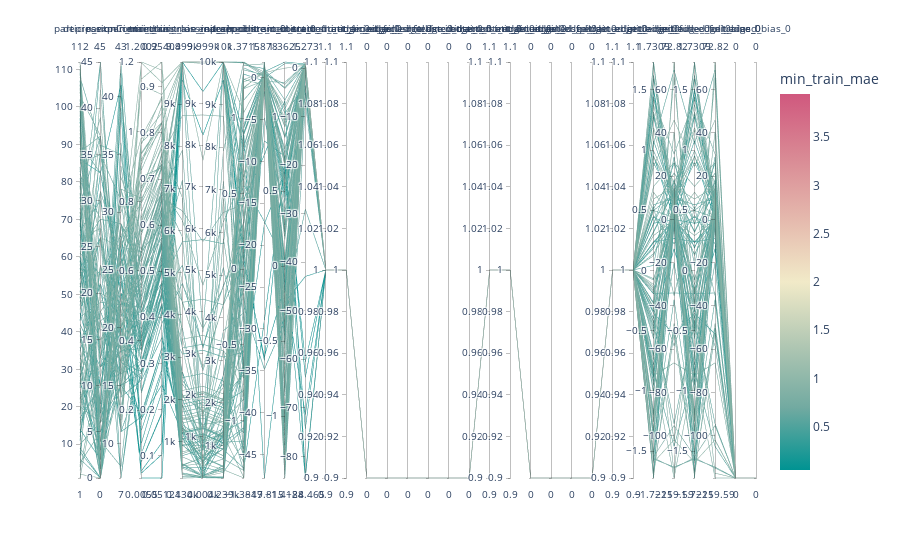

Notebook code cell kept with this figure:
### Code cell
fig = px.parallel_coordinates(exp_data, color="min_train_mae",
                             color_continuous_scale=px.colors.diverging.Tealrose,
                             color_continuous_midpoint=2)
fig.show()

### Figure 1 — Plotly figure (JSON) as saved in the notebook; plotly's stock layout.template omitted (floating-point values rounded to 4 significant figures)
{"data": [{"dimensions": [{"label": "participant", "values": [1, 2, 3, 4, 5, 6, 7, 8, 9, 10, 11, 12, 13, 14, 15, 16, 17, 18, 19, 20, 21, 22, 23, 24, 25, 26, 27, 28, 29, 30, 31, 32, 33, 34, 35, 36, 37, 38, 39, 40, 41, 42, 43, 44, 45, 46, 47, 48, 49, 50, 51, 52, 53, 54, 55, 56, 57, 58, 59, 60, 61, 62, 63, 64, 65, 66, 67, 68, 69, 70, 71, 72, 73, 74, 75, 76, 77, 78, 79, 80, 81, 82, 83, 84, 85, 86, 87, 88, 89, 90, 91, 92, 93, 94, 95, 96, 97, 98, 99, 100, 101, 102, 103, 104, 105, 106, 107, 108, 109, 110, 111, 112]}, {"label": "depressionCont", "values": [12, 0, 13, 31, 5, 0, 23, 0, 0, 6, 28, 18, 17, 2, 26, 10, 10, 23, 23, 6, 20, 31, 2, 3, 42, 36, 3, 18, 1, 23, 0, 0, 10, 0, 21, 2, 21, 10, 4, 5, 1, 12, 33, 19, 10, 26, 35, 26, 45, 15, 0, 31, 5, 37, 26, 16, 7, 3, 3, 10, 22, 28, 0, 17, 27, 8, 30, 45, 1, 6, 7, 6, 14, 37, 18, 4, 0, 39, 0, 16, 14, 28, 20, 0, 35, 33, 17, 37, 26, 33, 4, 6, 11, 13, 6, 12, 0, 7, 1, 1, 13, 13, 37, 19, 2, 4, 12, 36, 13, 2, 15, 6]}, {"label": "n_experienced", "values": [19, 27, 29, 11, 19, 17, 11, 28, 20, 15, 14, 24, 16, 42, 27, 22, 18, 20, 21, 15, 22, 12, 40, 23, 19, 21, 27, 17, 32, 17, 40, 22, 15, 27, 11, 15, 18, 18, 8, 15, 36, 26, 41, 22, 24, 20, 31, 7, 15, 22, 23, 26, 19, 11, 18, 20, 17, 22, 15, 25, 28, 29, 28, 13, 12, 43, 19, 14, 29, 20, 28, 21, 31, 7, 24, 21, 24, 18, 27, 21, 30, 12, 17, 34, 24, 23, 22, 20, 14, 24, 17, 33, 24, 16, 32, 20, 39, 41, 29, 20, 32, 23, 16, 25, 27, 26, 18, 35, 26, 29, 20, 22]}, {"label": "min_train_loss", "values": [0.7361, 1.198, 0.5938, 0.8383, 0.4941, 0.4791, 0.1813, 0.2504, 0.3081, 0.631, 0.2864, 0.3849, 0.3421, 0.1057, 0.826, 0.7288, 0.1723, 0.5701, 0.8905, 0.5509, 0.9059, 0.725, 0.5763, 0.3787, 0.8271, 0.5931, 0.005519, 0.4143, 0.5191, 1.151, 0.482, 0.384, 0.7539, 0.4077, 0.3051, 0.9646, 0.4011, 0.6534, 0.5815, 0.1906, 0.3864, 0.2555, 0.05304, 0.4966, 0.1752, 0.9155, 0.4099, 0.4235, 0.3364, 0.7433, 0.4336, 0.4755, 0.6512, 0.8709, 0.3776, 0.6616, 0.2903, 0.599, 0.3071, 0.02615, 0.3728, 0.4811, 0.7961, 0.6051, 0.9363, 0.4329, 0.334, 0.5407, 0.3737, 0.1431, 0.3381, 0.8003, 0.6602, 0.4723, 1.134, 0.4821, 0.5886, 0.9693, 0.6554, 0.5585, 0.9851, 0.7125, 0.3108, 0.4976, 0.528, 0.01991, 0.3708, 0.5827, 0.7722, 0.3377, 0.664, 0.7117, 0.9208, 1.2, 0.8088, 0.05381, 0.07491, 0.3623, 0.5804, 0.5897, 0.6437, 0.4667, 0.6619, 0.9397, 0.8444, 0.3918, 0.4656, 0.5021, 0.4007, 0.6248, 0.9789, 0.7039]}, {"label": "min_train_mae", "values": [0.7572, 0.9092, 0.6561, 0.7848, 0.6325, 0.5612, 0.335, 0.387, 0.4474, 0.6672, 0.3563, 0.4715, 0.4495, 0.281, 0.8041, 0.7001, 0.3236, 0.6362, 0.8231, 0.6409, 0.8602, 0.7302, 0.6263, 0.4642, 0.7667, 0.6576, 0.05124, 0.5082, 0.6152, 0.954, 0.5649, 0.5287, 0.7252, 0.5213, 0.4141, 0.88, 0.5026, 0.6981, 0.6014, 0.3349, 0.5014, 0.4095, 0.1912, 0.5508, 0.2538, 0.8118, 0.5659, 0.5395, 0.4234, 0.7529, 0.5387, 0.5912, 0.698, 0.725, 0.4517, 0.6962, 0.4564, 0.6399, 0.428, 0.128, 0.5036, 0.5142, 0.7336, 0.6623, 0.8209, 0.5072, 0.4306, 0.588, 0.4992, 0.2876, 0.4523, 0.774, 0.6679, 0.475, 0.8833, 0.5552, 0.5742, 0.8226, 0.6026, 0.654, 0.8743, 0.6713, 0.4763, 0.6087, 0.6136, 0.1025, 0.509, 0.6221, 0.741, 0.4786, 0.6871, 0.6961, 0.8235, 0.9362, 0.7318, 0.1934, 0.2378, 0.5216, 0.6772, 0.5929, 0.6691, 0.5587, 0.6663, 0.8217, 0.7322, 0.5084, 0.5725, 0.5637, 0.535, 0.6781, 0.8434, 0.7252]}, {"label": "min_train_loss_epoch", "values": [445, 9999, 1436, 9999, 2035, 1698, 9999, 4751, 1885, 1871, 1065, 1319, 2648, 9999, 1271, 9999, 1282, 926, 423, 1967, 1546, 1514, 473, 1094, 2210, 6470, 9571, 3689, 1608, 3426, 9999, 2130, 1300, 9999, 1998, 233, 255, 1565, 1181, 1219, 664, 3074, 9999, 1269, 1194, 2364, 2515, 1079, 1216, 8725, 7197, 1970, 1336, 1279, 9999, 9999, 407, 1007, 1315, 9999, 2643, 1858, 368, 635, 4288, 914, 1397, 1202, 9999, 9999, 5178, 6778, 7913, 896, 9999, 464, 9999, 3427, 214, 1126, 2124, 1050, 5733, 172, 134, 9999, 4316, 1371, 2082, 375, 3224, 9999, 1245, 2069, 4719, 9999, 9999, 431, 6241, 4301, 5846, 1814, 2068, 9999, 754, 1497, 919, 2444, 3219, 9999, 9999, 710]}, {"label": "min_train_mae_epoch", "values": [496, 9999, 1442, 9999, 2038, 1703, 9999, 3162, 1886, 761, 1066, 695, 1215, 9998, 549, 9999, 203, 775, 355, 1968, 1552, 1515, 74, 27, 2210, 5685, 8242, 954, 1612, 1568, 3509, 853, 848, 9999, 723, 31, 36, 1288, 1185, 423, 691, 3075, 9999, 378, 146, 1568, 2516, 515, 1217, 8726, 659, 1972, 519, 915, 9999, 9999, 52, 522, 789, 9999, 299, 4, 50, 300, 2665, 412, 928, 1204, 9999, 9998, 3124, 83, 1297, 903, 7637, 43, 37, 3431, 9, 733, 911, 1051, 5733, 29, 12, 9289, 2584, 383, 2084, 263, 961, 9999, 1251, 2070, 3595, 9999, 9999, 506, 4637, 4302, 224, 1815, 1623, 9965, 759, 80, 357, 1736, 3219, 9999, 9999, 762]}, {"label": "end_epoch", "values": [497, 10000, 1443, 10000, 2039, 1704, 10000, 4753, 1887, 1872, 1067, 1320, 2649, 10000, 1276, 10000, 1284, 928, 435, 1969, 1553, 1516, 480, 1097, 2211, 6473, 9573, 3691, 1613, 3431, 10000, 2132, 1302, 10000, 1999, 372, 265, 1570, 1186, 1221, 692, 3076, 10000, 1273, 1195, 2366, 2517, 1083, 1218, 8727, 7199, 1973, 1339, 1282, 10000, 10000, 532, 1020, 1318, 10000, 2644, 1860, 424, 686, 4293, 925, 1402, 1205, 10000, 10000, 5180, 6781, 7916, 904, 10000, 465, 10000, 3432, 239, 1133, 2127, 1054, 5734, 249, 242, 10000, 4318, 1375, 2085, 377, 3226, 10000, 1252, 2071, 4722, 10000, 10000, 513, 6247, 4303, 5849, 1816, 2073, 10000, 760, 1498, 927, 2447, 3220, 10000, 10000, 763]}, {"label": "init_src_content_0", "values": [0.8179, 0.1714, -1.279, 0.5892, 1.195, 0.9352, -0.2442, 0.2012, -0.6705, -0.4959, -1.05, -1.004, 0.1644, 0.1456, -0.4099, 1.365, 1.291, 0.8922, -1.382, -0.1465, 1.24, 1.2, 1.319, 0.9065, -0.3909, 0.4308, 0.07172, -0.2864, 0.1743, -0.8392, 0.8083, -0.6941, 0.3548, 1.371, -0.8028, 0.619, 0.3054, -0.8594, -0.9308, 0.9444, 1.12, -0.5498, -0.7066, 0.9616, -0.6261, 0.5462, -1.192, -1.14, 0.6116, -0.638, -1.011, -1.336, -0.6122, 1.349, 0.7834, 1.367, -0.6211, 0.1984, 1.352, -1.32, -0.06738, 0.9454, 0.2209, -1.332, 0.61, 0.5019, -0.2731, 0.303, -0.3738, 0.5572, -0.6847, -0.8694, 1.372, -1.317, 1.038, 0.07597, 0.341, 0.3225, -0.05125, 0.1631, 0.7066, 0.3448, 1.332, 0.1064, 0.0326, 0.03884, 0.3224, 1.256, -0.1106, -1.151, -0.7211, -1.332, -1.379, 1.204, 0.3081, 0.8875, 0.4643, 0.209, 0.6227, 0.06593, -0.6541, -1.083, 0.7303, -0.2424, -0.8075, 0.8994, -1.057, -1.245, -1.228, -0.7683, -0.08665, 1.257]}, {"label": "trained_src_content_0", "values": [0.0754, 0.6564, 0.5841, 1.225, -0.3192, 0.9107, -34.83, -0.09815, 0.4254, 0.5462, 1.328, 0.03574, 0.9929, -7.553, 0.601, 0.1825, -0.4009, -0.2799, -0.2415, 0.5632, 0.556, 0.8497, 0.3314, 0.2957, 1.057, 0.6898, -33.76, 0.6323, 0.4143, 0.4975, -0.1681, 0.7314, 1.122, 0.3923, -4.796, 0.06759, 0.05485, 0.592, 0.4402, 0.7075, 0.223, 0.4843, -17.45, 0.1044, 0.08203, 0.4537, 0.2947, 1.445, 1.157, 0.4111, 0.2702, 0.8161, 0.5629, 1.659, -1.643, 0.6768, -0.006256, 0.4961, 1.09, -28.96, 0.887, 0.7199, 0.4078, 1.165, 1.148, -0.5764, 0.3959, 1.814, 0.715, -17.18, 0.6821, 0.6418, 0.3856, 1.878, 0.4902, -0.3452, 0.3745, 0.5942, -0.4489, 0.6036, 0.4171, 1.298, 0.1407, 0.2612, 0.1355, -33.33, -0.2702, -0.8617, 0.4696, 0.05498, 0.3357, 0.6582, 0.6252, 0.618, 0.0278, -47.82, -9.229, 0.1282, -1.879, 0.8008, 0.4766, 0.7733, 0.6078, -0.1569, 0.7235, -0.01393, 0.1811, -0.188, 0.3564, -0.3481, 0.2802, 0.6363]}, {"label": "init_src_content_1", "values": [0.5366, 0.9888, 0.2335, -0.8371, -1.39, 1.185, -0.3683, 0.4251, 0.5068, 1.193, -0.1753, 0.001572, 1.108, 0.7331, -0.2361, -0.3255, -0.435, -0.461, -0.8313, -1.029, 0.05341, -0.4259, -0.4105, 0.7506, -0.2784, -1.04, 0.7239, -0.864, 0.279, -0.2614, 0.5724, 0.04642, 0.1792, -0.1074, 0.3417, 0.6846, 0.2487, 0.9297, -0.02635, 1.363, -0.4085, -1.261, 0.6282, 0.6812, 0.464, -1.365, 0.2006, 0.5852, -0.653, -0.548, -1.413, 0.6756, -0.02137, -0.7447, -0.2691, -1.194, -0.5196, 0.72, -0.1417, 0.6616, 1.022, -0.1057, 0.4931, -0.5494, 0.2388, -1.044, -0.4597, -1.018, -0.5092, 0.02575, 0.7145, -0.2185, -0.738, 0.0223, 1.069, 0.7079, 0.868, 0.6707, 1.227, -0.9853, 0.5484, 0.9524, -0.8121, 0.534, 0.8605, -0.1322, -0.1605, -0.06901, 1.048, 0.2298, -0.6475, 0.9335, -1.294, 1.321, 0.3649, -0.2416, 1.105, -0.2431, 0.7843, -0.814, 1.214, 0.8583, -1.094, -0.09486, -1.129, 1.352, 0.2753, 0.7809, 0.5359, -1.038, 0.9736, -0.3734]}, {"label": "trained_src_content_1", "values": [0.03898, -0.1869, -0.2574, 0.9135, 0.983, 0.3049, -5.046, 0.9968, 0.9697, 0.8773, 0.9768, 0.9742, 1.061, -84.27, 0.7511, 0.5466, 0.8981, 0.8004, 0.2777, 0.3468, 1.273, 0.8659, 0.4672, 0.8963, 1.04, 0.9153, -63.7, 0.8816, 0.9216, 0.6731, 1.098, 0.2603, 1.193, 0.53, -5.256, -0.26, -0.2115, 1.101, 0.6914, 0.8581, -1.493, 0.364, -74.3, 1.057, 0.3092, 1.199, -3.573, 1.248, 1.198, 0.5792, -7.055, -0.5285, 0.8632, 1.111, -29.07, 0.8558, 0.6104, 1.023, 0.8698, -60.49, -3.581, 0.8768, -0.04298, 0.9439, 0.9427, 0.956, 1.018, 1.008, 0.1633, -84.47, -0.4597, 0.4139, 0.7503, 0.9712, 0.6636, 0.7672, 0.9597, 0.9179, 0.9512, 1.057, 0.8165, 0.9883, 0.7967, 0.7578, 0.8143, -71.39, 0.9802, -1.06, 0.6916, 0.9664, 0.8066, 0.9535, 0.7794, 0.623, 0.8402, -42.92, -83.85, 0.9765, -3.96, 0.6571, 0.8786, -0.1965, 0.9108, -0.7575, 0.9749, 0.7412, 0.2195, 1.011, 0.7806, -4.016, 0.7295, 0.9641]}, {"label": "init_att_src_edge_0", "values": [1, 1, 1, 1, 1, 1, 1, 1, 1, 1, 1, 1, 1, 1, 1, 1, 1, 1, 1, 1, 1, 1, 1, 1, 1, 1, 1, 1, 1, 1, 1, 1, 1, 1, 1, 1, 1, 1, 1, 1, 1, 1, 1, 1, 1, 1, 1, 1, 1, 1, 1, 1, 1, 1, 1, 1, 1, 1, 1, 1, 1, 1, 1, 1, 1, 1, 1, 1, 1, 1, 1, 1, 1, 1, 1, 1, 1, 1, 1, 1, 1, 1, 1, 1, 1, 1, 1, 1, 1, 1, 1, 1, 1, 1, 1, 1, 1, 1, 1, 1, 1, 1, 1, 1, 1, 1, 1, 1, 1, 1, 1, 1]}, {"label": "trained_att_src_edge_0", "values": [1, 1, 1, 1, 1, 1, 1, 1, 1, 1, 1, 1, 1, 1, 1, 1, 1, 1, 1, 1, 1, 1, 1, 1, 1, 1, 1, 1, 1, 1, 1, 1, 1, 1, 1, 1, 1, 1, 1, 1, 1, 1, 1, 1, 1, 1, 1, 1, 1, 1, 1, 1, 1, 1, 1, 1, 1, 1, 1, 1, 1, 1, 1, 1, 1, 1, 1, 1, 1, 1, 1, 1, 1, 1, 1, 1, 1, 1, 1, 1, 1, 1, 1, 1, 1, 1, 1, 1, 1, 1, 1, 1, 1, 1, 1, 1, 1, 1, 1, 1, 1, 1, 1, 1, 1, 1, 1, 1, 1, 1, 1, 1]}, {"label": "init_src_edge_0", "values": [null, null, null, null, null, null, null, null, null, null, null, null, null, null, null, null, null, null, null, null, null, null, null, null, null, null, null, null, null, null, null, null, null, null, null, null, null, null, null, null, null, null, null, null, null, null, null, null, null, null, null, null, null, null, null, null, null, null, null, null, null, null, null, null, null, null, null, null, null, null, null, null, null, null, null, null, null, null, null, null, null, null, null, null, null, null, null, null, null, null, null, null, null, null, null, null, null, null, null, null, null, null, null, null, null, null, null, null, null, null, null, null]}, {"label": "trained_src_edge_0", "values": [null, null, null, null, null, null, null, null, null, null, null, null, null, null, null, null, null, null, null, null, null, null, null, null, null, null, null, null, null, null, null, null, null, null, null, null, null, null, null, null, null, null, null, null, null, null, null, null, null, null, null, null, null, null, null, null, null, null, null, null, null, null, null, null, null, null, null, null, null, null, null, null, null, null, null, null, null, null, null, null, null, null, null, null, null, null, null, null, null, null, null, null, null, null, null, null, null, null, null, null, null, null, null, null, null, null, null, null, null, null, null, null]}, {"label": "init_full_src_edge_0", "values": [null, null, null, null, null, null, null, null, null, null, null, null, null, null, null, null, null, null, null, null, null, null, null, null, null, null, null, null, null, null, null, null, null, null, null, null, null, null, null, null, null, null, null, null, null, null, null, null, null, null, null, null, null, null, null, null, null, null, null, null, null, null, null, null, null, null, null, null, null, null, null, null, null, null, null, null, null, null, null, null, null, null, null, null, null, null, null, null, null, null, null, null, null, null, null, null, null, null, null, null, null, null, null, null, null, null, null, null, null, null, null, null]}, {"label": "trained_full_src_edge_0", "values": [null, null, null, null, null, null, null, null, null, null, null, null, null, null, null, null, null, null, null, null, null, null, null, null, null, null, null, null, null, null, null, null, null, null, null, null, null, null, null, null, null, null, null, null, null, null, null, null, null, null, null, null, null, null, null, null, null, null, null, null, null, null, null, null, null, null, null, null, null, null, null, null, null, null, null, null, null, null, null, null, null, null, null, null, null, null, null, null, null, null, null, null, null, null, null, null, null, null, null, null, null, null, null, null, null, null, null, null, null, null, null, null]}, {"label": "init_dst_content_0", "values": [null, null, null, null, null, null, null, null, null, null, null, null, null, null, null, null, null, null, null, null, null, null, null, null, null, null, null, null, null, null, null, null, null, null, null, null, null, null, null, null, null, null, null, null, null, null, null, null, null, null, null, null, null, null, null, null, null, null, null, null, null, null, null, null, null, null, null, null, null, null, null, null, null, null, null, null, null, null, null, null, null, null, null, null, null, null, null, null, null, null, null, null, null, null, null, null, null, null, null, null, null, null, null, null, null, null, null, null, null, null, null, null]}, {"label": "trained_dst_content_0", "values": [null, null, null, null, null, null, null, null, null, null, null, null, null, null, null, null, null, null, null, null, null, null, null, null, null, null, null, null, null, null, null, null, null, null, null, null, null, null, null, null, null, null, null, null, null, null, null, null, null, null, null, null, null, null, null, null, null, null, null, null, null, null, null, null, null, null, null, null, null, null, null, null, null, null, null, null, null, null, null, null, null, null, null, null, null, null, null, null, null, null, null, null, null, null, null, null, null, null, null, null, null, null, null, null, null, null, null, null, null, null, null, null]}, {"label": "init_att_dst_edge_0", "values": [1, 1, 1, 1, 1, 1, 1, 1, 1, 1, 1, 1, 1, 1, 1, 1, 1, 1, 1, 1, 1, 1, 1, 1, 1, 1, 1, 1, 1, 1, 1, 1, 1, 1, 1, 1, 1, 1, 1, 1, 1, 1, 1, 1, 1, 1, 1, 1, 1, 1, 1, 1, 1, 1, 1, 1, 1, 1, 1, 1, 1, 1, 1, 1, 1, 1, 1, 1, 1, 1, 1, 1, 1, 1, 1, 1, 1, 1, 1, 1, 1, 1, 1, 1, 1, 1, 1, 1, 1, 1, 1, 1, 1, 1, 1, 1, 1, 1, 1, 1, 1, 1, 1, 1, 1, 1, 1, 1, 1, 1, 1, 1]}, {"label": "trained_att_dst_edge_0", "values": [1, 1, 1, 1, 1, 1, 1, 1, 1, 1, 1, 1, 1, 1, 1, 1, 1, 1, 1, 1, 1, 1, 1, 1, 1, 1, 1, 1, 1, 1, 1, 1, 1, 1, 1, 1, 1, 1, 1, 1, 1, 1, 1, 1, 1, 1, 1, 1, 1, 1, 1, 1, 1, 1, 1, 1, 1, 1, 1, 1, 1, 1, 1, 1, 1, 1, 1, 1, 1, 1, 1, 1, 1, 1, 1, 1, 1, 1, 1, 1, 1, 1, 1, 1, 1, 1, 1, 1, 1, 1, 1, 1, 1, 1, 1, 1, 1, 1, 1, 1, 1, 1, 1, 1, 1, 1, 1, 1, 1, 1, 1, 1]}, {"label": "init_dst_edge_0", "values": [null, null, null, null, null, null, null, null, null, null, null, null, null, null, null, null, null, null, null, null, null, null, null, null, null, null, null, null, null, null, null, null, null, null, null, null, null, null, null, null, null, null, null, null, null, null, null, null, null, null, null, null, null, null, null, null, null, null, null, null, null, null, null, null, null, null, null, null, null, null, null, null, null, null, null, null, null, null, null, null, null, null, null, null, null, null, null, null, null, null, null, null, null, null, null, null, null, null, null, null, null, null, null, null, null, null, null, null, null, null, null, null]}, {"label": "trained_dst_edge_0", "values": [null, null, null, null, null, null, null, null, null, null, null, null, null, null, null, null, null, null, null, null, null, null, null, null, null, null, null, null, null, null, null, null, null, null, null, null, null, null, null, null, null, null, null, null, null, null, null, null, null, null, null, null, null, null, null, null, null, null, null, null, null, null, null, null, null, null, null, null, null, null, null, null, null, null, null, null, null, null, null, null, null, null, null, null, null, null, null, null, null, null, null, null, null, null, null, null, null, null, null, null, null, null, null, null, null, null, null, null, null, null, null, null]}, {"label": "init_full_dst_edge_0", "values": [null, null, null, null, null, null, null, null, null, null, null, null, null, null, null, null, null, null, null, null, null, null, null, null, null, null, null, null, null, null, null, null, null, null, null, null, null, null, null, null, null, null, null, null, null, null, null, null, null, null, null, null, null, null, null, null, null, null, null, null, null, null, null, null, null, null, null, null, null, null, null, null, null, null, null, null, null, null, null, null, null, null, null, null, null, null, null, null, null, null, null, null, null, null, null, null, null, null, null, null, null, null, null, null, null, null, null, null, null, null, null, null]}, {"label": "trained_full_dst_edge_0", "values": [null, null, null, null, null, null, null, null, null, null, null, null, null, null, null, null, null, null, null, null, null, null, null, null, null, null, null, null, null, null, null, null, null, null, null, null, null, null, null, null, null, null, null, null, null, null, null, null, null, null, null, null, null, null, null, null, null, null, null, null, null, null, null, null, null, null, null, null, null, null, null, null, null, null, null, null, null, null, null, null, null, null, null, null, null, null, null, null, null, null, null, null, null, null, null, null, null, null, null, null, null, null, null, null, null, null, null, null, null, null, null, null]}, {"label": "init_att_edge_0", "values": [1, 1, 1, 1, 1, 1, 1, 1, 1, 1, 1, 1, 1, 1, 1, 1, 1, 1, 1, 1, 1, 1, 1, 1, 1, 1, 1, 1, 1, 1, 1, 1, 1, 1, 1, 1, 1, 1, 1, 1, 1, 1, 1, 1, 1, 1, 1, 1, 1, 1, 1, 1, 1, 1, 1, 1, 1, 1, 1, 1, 1, 1, 1, 1, 1, 1, 1, 1, 1, 1, 1, 1, 1, 1, 1, 1, 1, 1, 1, 1, 1, 1, 1, 1, 1, 1, 1, 1, 1, 1, 1, 1, 1, 1, 1, 1, 1, 1, 1, 1, 1, 1, 1, 1, 1, 1, 1, 1, 1, 1, 1, 1]}, {"label": "trained_att_edge_0", "values": [1, 1, 1, 1, 1, 1, 1, 1, 1, 1, 1, 1, 1, 1, 1, 1, 1, 1, 1, 1, 1, 1, 1, 1, 1, 1, 1, 1, 1, 1, 1, 1, 1, 1, 1, 1, 1, 1, 1, 1, 1, 1, 1, 1, 1, 1, 1, 1, 1, 1, 1, 1, 1, 1, 1, 1, 1, 1, 1, 1, 1, 1, 1, 1, 1, 1, 1, 1, 1, 1, 1, 1, 1, 1, 1, 1, 1, 1, 1, 1, 1, 1, 1, 1, 1, 1, 1, 1, 1, 1, 1, 1, 1, 1, 1, 1, 1, 1, 1, 1, 1, 1, 1, 1, 1, 1, 1, 1, 1, 1, 1, 1]}, {"label": "init_edge_0", "values": [-1.028, -1.592, -0.06748, -0.8135, 0.4982, -0.566, 0.2395, -0.3562, -0.398, 1.618, -0.6991, -1.338, 0.323, 0.1997, 1.164, -0.2772, -0.8889, 1.44, 1.707, -1.205, -1.33, 1.316, -1.323, -0.3414, -1.524, -1.688, -0.8759, -1.407, 0.3164, 1.185, -0.4259, -1.721, -0.307, 1.053, -0.194, 0.6491, -1.681, 1.377, -1.183, 1.077, -0.7074, -0.2675, 0.3922, 0.8955, -0.1638, -1.244, -0.1639, -0.5078, 1.274, -0.3172, 0.4556, -0.4824, 0.948, 0.1235, -0.1923, -0.3053, -1.723, 1.443, -1.583, 1.495, -0.9228, 0.5458, -0.4364, -1.255, -1.703, 1.621, 1.51, 1.731, -0.8312, 0.4439, 0.0425, -0.8724, 1.416, 1.297, 0.8638, -0.7848, -1.565, 0.5932, -1.381, -0.07859, 0.9418, -1.179, 0.3848, -0.8645, -0.9535, 0.9536, -1.519, 0.238, -0.1793, -1.006, -0.8444, -1.546, -0.1169, -1.254, 0.6979, 0.2318, -0.43, 0.1391, 0.5278, 0.5125, -0.1477, 1.591, 0.993, -0.1329, 0.2901, 0.1846, -0.4617, 0.4983, 0.3904, -1.554, -0.7395, -0.5409]}, {"label": "trained_edge_0", "values": [-0.0007812, -102.0, -0.01298, -119.6, 0.8214, 9.842, -8.865, -53.06, 9.481, 11.79, 3.994, 8.337, 14.05, 0.1561, 6.777, 65.73, -2.881, 6.105, 0.5825, 10.68, 10.5, 9.491, -0.5608, 5.023, 13.63, -52.44, -0.004891, -37.07, 13.51, 16.47, -94.52, 12.23, 7.527, 69.08, -0.1747, -0.04265, -2.49, 9.567, 7.071, 9.424, 0.6377, 18.47, -0.007199, 6.759, 6.605, 11.9, -0.0007205, 7.021, 7.93, 40.36, -11.26, 5.23, 8.089, 9.194, -33.99, -102.2, -0.01432, 6.412, 7.552, -3.455, -20.11, 9.899, -2.09, -0.02833, -48.06, -0.08322, 6.292, 0.8576, -104.9, -3.943, 28.94, -66.36, 30.24, -0.01416, 45.93, -3.096, -114.5, 15.26, -0.4566, 5.903, 12.45, 5.027, 26.11, -0.05473, -0.03524, 0.00576, -50.31, -0.1755, 9.227, -1.12, 14.96, -95.36, 6.643, 9.45, 26.25, 0.03661, -13.55, -0.005608, -35.3, 21.53, -58.45, 7.963, 10.55, -117.4, -0.1762, 10.64, -0.1019, 11.69, 17.22, -115.0, 72.82, 3.619]}, {"label": "init_full_edge_0", "values": [-1.028, -1.592, -0.06748, -0.8135, 0.4982, -0.566, 0.2395, -0.3562, -0.398, 1.618, -0.6991, -1.338, 0.323, 0.1997, 1.164, -0.2772, -0.8889, 1.44, 1.707, -1.205, -1.33, 1.316, -1.323, -0.3414, -1.524, -1.688, -0.8759, -1.407, 0.3164, 1.185, -0.4259, -1.721, -0.307, 1.053, -0.194, 0.6491, -1.681, 1.377, -1.183, 1.077, -0.7074, -0.2675, 0.3922, 0.8955, -0.1638, -1.244, -0.1639, -0.5078, 1.274, -0.3172, 0.4556, -0.4824, 0.948, 0.1235, -0.1923, -0.3053, -1.723, 1.443, -1.583, 1.495, -0.9228, 0.5458, -0.4364, -1.255, -1.703, 1.621, 1.51, 1.731, -0.8312, 0.4439, 0.0425, -0.8724, 1.416, 1.297, 0.8638, -0.7848, -1.565, 0.5932, -1.381, -0.07859, 0.9418, -1.179, 0.3848, -0.8645, -0.9535, 0.9536, -1.519, 0.238, -0.1793, -1.006, -0.8444, -1.546, -0.1169, -1.254, 0.6979, 0.2318, -0.43, 0.1391, 0.5278, 0.5125, -0.1477, 1.591, 0.993, -0.1329, 0.2901, 0.1846, -0.4617, 0.4983, 0.3904, -1.554, -0.7395, -0.5409]}, {"label": "trained_full_edge_0", "values": [-0.0007812, -102.0, -0.01298, -119.6, 0.8214, 9.842, -8.865, -53.06, 9.481, 11.79, 3.994, 8.337, 14.05, 0.1561, 6.777, 65.73, -2.881, 6.105, 0.5825, 10.68, 10.5, 9.491, -0.5608, 5.023, 13.63, -52.44, -0.004891, -37.07, 13.51, 16.47, -94.52, 12.23, 7.527, 69.08, -0.1747, -0.04265, -2.49, 9.567, 7.071, 9.424, 0.6377, 18.47, -0.007199, 6.759, 6.605, 11.9, -0.0007205, 7.021, 7.93, 40.36, -11.26, 5.23, 8.089, 9.194, -33.99, -102.2, -0.01432, 6.412, 7.552, -3.455, -20.11, 9.899, -2.09, -0.02833, -48.06, -0.08322, 6.292, 0.8576, -104.9, -3.943, 28.94, -66.36, 30.24, -0.01416, 45.93, -3.096, -114.5, 15.26, -0.4566, 5.903, 12.45, 5.027, 26.11, -0.05473, -0.03524, 0.00576, -50.31, -0.1755, 9.227, -1.12, 14.96, -95.36, 6.643, 9.45, 26.25, 0.03661, -13.55, -0.005608, -35.3, 21.53, -58.45, 7.963, 10.55, -117.4, -0.1762, 10.64, -0.1019, 11.69, 17.22, -115.0, 72.82, 3.619]}, {"label": "init_bias_0", "values": [null, null, null, null, null, null, null, null, null, null, null, null, null, null, null, null, null, null, null, null, null, null, null, null, null, null, null, null, null, null, null, null, null, null, null, null, null, null, null, null, null, null, null, null, null, null, null, null, null, null, null, null, null, null, null, null, null, null, null, null, null, null, null, null, null, null, null, null, null, null, null, null, null, null, null, null, null, null, null, null, null, null, null, null, null, null, null, null, null, null, null, null, null, null, null, null, null, null, null, null, null, null, null, null, null, null, null, null, null, null, null, null]}, {"label": "trained_bias_0", "values": [null, null, null, null, null, null, null, null, null, null, null, null, null, null, null, null, null, null, null, null, null, null, null, null, null, null, null, null, null, null, null, null, null, null, null, null, null, null, null, null, null, null, null, null, null, null, null, null, null, null, null, null, null, null, null, null, null, null, null, null, null, null, null, null, null, null, null, null, null, null, null, null, null, null, null, null, null, null, null, null, null, null, null, null, null, null, null, null, null, null, null, null, null, null, null, null, null, null, null, null, null, null, null, null, null, null, null, null, null, null, null, null]}], "domain": {"x": [0, 1], "y": [0, 1]}, "line": {"color": [0.7572, 0.9092, 0.6561, 0.7848, 0.6325, 0.5612, 0.335, 0.387, 0.4474, 0.6672, 0.3563, 0.4715, 0.4495, 0.281, 0.8041, 0.7001, 0.3236, 0.6362, 0.8231, 0.6409, 0.8602, 0.7302, 0.6263, 0.4642, 0.7667, 0.6576, 0.05124, 0.5082, 0.6152, 0.954, 0.5649, 0.5287, 0.7252, 0.5213, 0.4141, 0.88, 0.5026, 0.6981, 0.6014, 0.3349, 0.5014, 0.4095, 0.1912, 0.5508, 0.2538, 0.8118, 0.5659, 0.5395, 0.4234, 0.7529, 0.5387, 0.5912, 0.698, 0.725, 0.4517, 0.6962, 0.4564, 0.6399, 0.428, 0.128, 0.5036, 0.5142, 0.7336, 0.6623, 0.8209, 0.5072, 0.4306, 0.588, 0.4992, 0.2876, 0.4523, 0.774, 0.6679, 0.475, 0.8833, 0.5552, 0.5742, 0.8226, 0.6026, 0.654, 0.8743, 0.6713, 0.4763, 0.6087, 0.6136, 0.1025, 0.509, 0.6221, 0.741, 0.4786, 0.6871, 0.6961, 0.8235, 0.9362, 0.7318, 0.1934, 0.2378, 0.5216, 0.6772, 0.5929, 0.6691, 0.5587, 0.6663, 0.8217, 0.7322, 0.5084, 0.5725, 0.5637, 0.535, 0.6781, 0.8434, 0.7252], "coloraxis": "coloraxis"}, "name": "", "type": "parcoords"}], "layout": {"coloraxis": {"cmid": 2, "colorbar": {"title": {"text": "min_train_mae"}}, "colorscale": [[0, "rgb(0, 147, 146)"], [0.1667, "rgb(114, 170, 161)"], [0.3333, "rgb(177, 199, 179)"], [0.5, "rgb(241, 234, 200)"], [0.6667, "rgb(229, 185, 173)"], [0.8333, "rgb(217, 137, 148)"], [1, "rgb(208, 88, 126)"]]}, "legend": {"tracegroupgap": 0}, "margin": {"t": 60}}}
